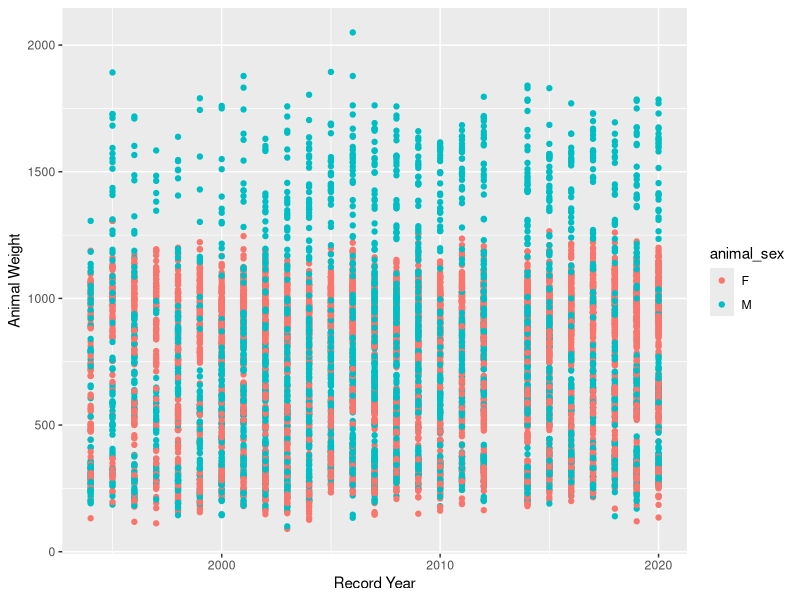

R code for this plot:
## ---- chunk 1
knitr::opts_chunk$set(echo = TRUE, message = FALSE, warning = FALSE)
## ---- chunk 2
library(tidyverse)

# Read in the bison dataset
bison <- read_csv("data_exploration/data/bison_data.csv")
## ---- chunk 3
nrow(bison)
ncol(bison)
names(bison)
summary(bison)
## ---- chunk 4
female_bison <- bison %>%
  filter(animal_sex == "F")
## ---- chunk 5
bison <- bison %>%
  mutate(age_at_recording = rec_year - animal_yob)
## ---- chunk 6
bison <- bison %>%
  mutate(weight_category = if_else(animal_weight > 800, "Heavy", "Light"))
## ---- chunk 7
avg_weight <- bison %>%
  group_by(animal_sex) %>%
  summarize(avg_weight = mean(animal_weight, na.rm = TRUE))
## ---- chunk 8
subset_bison <- bison %>%
  select(animal_code, animal_sex, animal_weight, rec_year) %>%
  arrange(desc(animal_weight))
## ---- chunk 9
ggplot(bison) +
  geom_point(aes(x = rec_year, y = animal_weight, color = animal_sex)) +
  ylab("Animal Weight") +
  xlab("Record Year")
